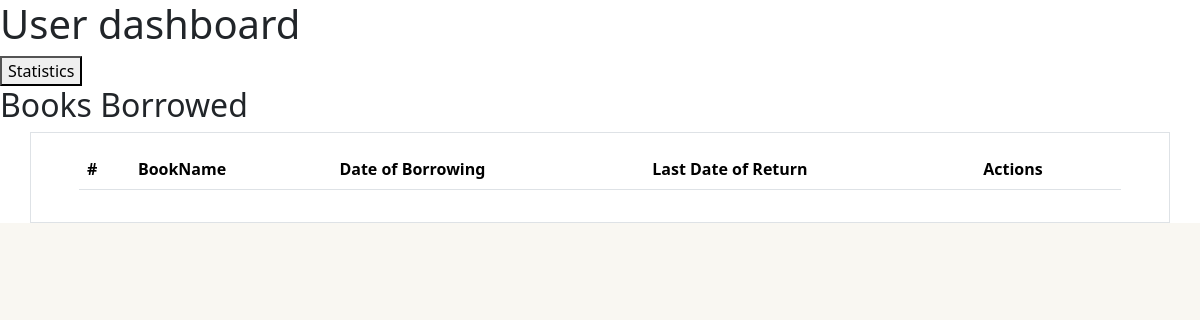
Page /user/dashboard on the earlier database version.
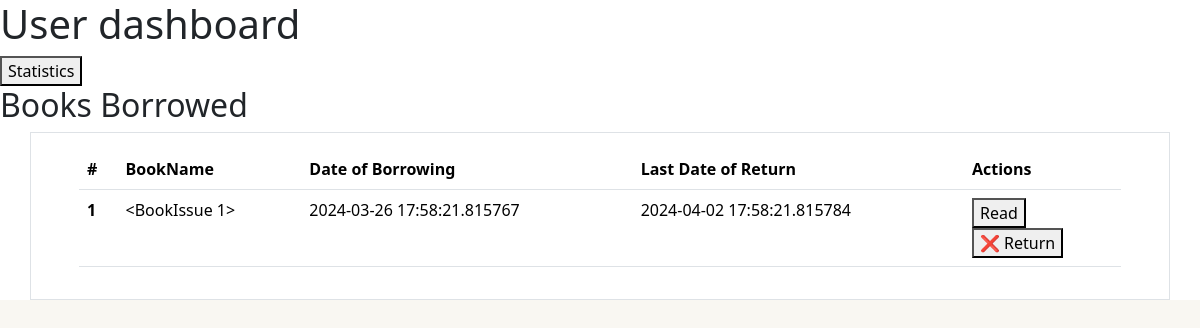
Same page on the later database version.
### src/models.py (models this page shows)
class BookIssue(db.Model):
    __tablename__ = 'book_issue'
    id = db.Column(db.Integer, primary_key=True)
    book_id = db.Column(db.Integer, db.ForeignKey('book.id'), nullable=False)
    user_id = db.Column(db.Integer, db.ForeignKey('user.id'), nullable=False)
    librarian_id = db.Column(db.Integer, db.ForeignKey('librarian.id'), nullable=False)
    date_requested = db.Column(db.DateTime, nullable=False, default= datetime.now())
    date_issued = db.Column(db.DateTime)
    return_date = db.Column(db.DateTime)
    status = db.Column(db.Enum('REQUESTED','REJECTED','ISSUED','RETURNED','REVOKED'), nullable=False)

### src/controller.py (the view)
@app.route('/user/dashboard')
def user_dashboard():
    user_id = 1;
    user = User.query.get_or_404(user_id)
    books_borrowed = user.books_borrowed
    currently_borrowed = []
    for book_borrow in books_borrowed:
        if(book_borrow.status == "ISSUED"):
            currently_borrowed.append(book_borrow)
    return render_template('user/dashboard.html' , books_borrowed = currently_borrowed)

### templates/user/dashboard.html (shortened to what this page needs)
{% extends 'base.html' %}
{% block body %}
<div class="content justify-content-center">
  <h1>User dashboard</h1>
  <button>Statistics</button>
  {% include "components/userdashboard.html" %}
</div>
{% endblock %}

### templates/components/userdashboard.html
<div>
  <h2>Books Borrowed</h2>
  <div class="container-md px-5 py-3 border">
    <table class="table">
      <thead>
        <tr>
          <th scope="col">#</th>
          <th scope="col">BookName</th>
          <th scope="col">Date of Borrowing</th>
          <th scope="col">Last Date of Return</th>
          <th scope="col">Actions</th>
        </tr>
      </thead>
      <tbody>
        {% for book in books_borrowed %}
        <tr>
          <th scope="row">1</th>
          <td>{{ book }}</td>
          <td>{{ book.date_issued }}</td>
          <td>{{ book.return_date }}</td>
          <td>
            <form action="/user/view_book/{{ book.book_id }}" method="POST">
              <button type="submit" name="action">Read</button>
            </form>
            <form action="/user/return_book/{{ book.book_id }}" method="POST">
              <button type="submit" name="action">❌ Return</button>
            </form>
          </td>
        </tr>
        {% endfor %}
      </tbody>
    </table>
  </div>
</div>

Differences in the rows shown:
added BookIssue: book "<BookIssue 1>", date_issued "2024-03-26 17:58:21.815767", return_date "2024-04-02 17:58:21.815784"
